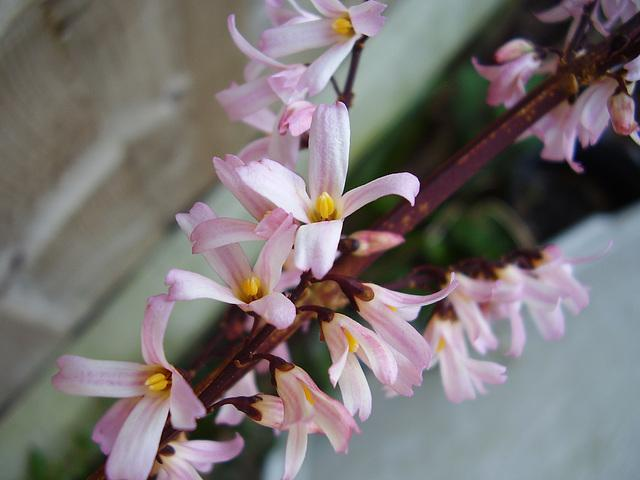
#> input picture python-code/opengl-learning/resources/images/f2.jpg, 640 x 480 px, found by its file name
$ jupyter execute '3.11图像半色调(Halftoning)处理.ipynb'   (shell and % lines are left out)   (older library calls are emulated)
#> lines starting #> are read from the running program, lines starting #| are printed output that depends on the picture; after the words box and inside, x2 and y2 are one past the last pixel; in counts of white or black regions, pixels touching at a corner belong together
# 图像半色调(Halftoning)

假设一幅灰度图像，那么我们知道它的每个像素都有一个对应的灰度值，通常这个灰度的取值范围是 0 ~ 255，即 8 bit 灰度级。而半色调技术的意思就是，如图中所示，将灰度级压缩，划分成 10 个灰度级，取值范围是 0 ~ 9。我们想将以前的图像的一个像素，用现在的一个 3 * 3的矩阵表示，它在原图像中的像素值是一个 0 ~ 255 的数， 在 0 ~ 255 内10等分，即像素灰度值除以25.6，则其像素值就会对应图中的某一种情况，那么就用那个矩阵来表示这个像素。比如灰度是 0， 那么那个像素就用图中 0 的情况的矩阵表示。

[cell 1]
#coding:utf-8
import numpy as np
import cv2
import matplotlib.pyplot as plt
import pandas as pd
from pandas import DataFrame
from scipy.misc import imread, imresize, imsave
from scipy.ndimage.interpolation import rotate
from scipy.ndimage import gaussian_filter

[cell 2]
src = cv2.cvtColor(cv2.imread('../datas/f2.jpg'),cv2.COLOR_BGR2RGB)
gray = cv2.cvtColor(src,cv2.COLOR_RGB2GRAY)

[cell 3]
# [7 lines of commented-out code are left out]

[cell 4]
# # 基于半色调计数的图像打印
# rows,cols = gray.shape
# #将256灰度级量化成10灰度级别
# qim = np.fix(np.float32(simple_gray) / 25.6)
# new_gray = gray.copy()

# # 调整图像大小
# r_scale = float(rows) / 272
# c_scale = float(cols) / 352

# scale = max(r_scale,c_scale)
# if scale > 1:
#     new_gray = cv2.resize(new_gray,(int(cols * 1.0 / scale),int(rows * 1.0 / scale)))
# cy,cx = new_gray.shape

# # 构造点模式，表示10个灰度级
# dot_mat = np.array([[[0,0,0],[0,0,0],[0,0,0]],
# [[0,255,0],[0,0,0],[0,0,0]],
# [[0,255,0],[0,0,0],[0,0,255]],
# [[255,255,0],[0,0,0],[0,0,255]],
# [[255,255,0],[0,0,0],[255,0,255]],
# [[255,255,255],[0,0,0,],[255,0,255]],
# [[255,255,255],[0,0,255,],[255,0,255]],
# [[255,255,255],[0,0,255],[255,255,255]],
# [[255,255,255],[255,0,255],[255,255,255]],
# [[255,255,255],[255,255,255],[255,255,255]]])

# dst = np.zeros((3 * cy,3*cx),np.float32)

# for i in range(1,cy):
#     for j in range(1,cx):
#         level = qim[i,j]

#         dst[int((i - 1) * 3 + 1):int(i * 3),int((j - 1) * 3):int(j * 3)] = dot_mat[:,:,level + 1]
# plt.imshow(dst)

[cell 5]
def crop_center(img, new_shape):
    """
    Crop an image equally on each size to create the new_shape
        Args:
            img (numpy array): 2D array to crop
            new_shape: desired shape of the return
        Returns:
            numpy array: array cropped according to shape
    """
    ul = ((img.shape[0]-new_shape[0])//2, (img.shape[1]-new_shape[1])//2)
    br = (ul[0]+new_shape[0], ul[1]+new_shape[1])
    return img[ul[0]:br[0], ul[1]:br[1]]

[cell 6]
def gauss_kernel(size, sigma=None, size_y=None, sigma_y=None):
    """
    Generates a 2D Gaussian kernel as a numpy array
        Args:
            size (int): 1/2 the width of the kernel; total width := 2*size+1
            sigma (float): spread of the gaussian in the width direction
            size_y (int): 1/2 the height of the kernel; defaults to size
            sigma_y (float): spread of the gaussian in the height direction; defaults to sigma
        Returns:
            numpy array: normalized 2D gaussian array
    """
    size = int(size)
    if not size_y:
        size_y = size
    else:
        size_y = int(size_y)
    if not sigma:
        sigma = 0.5 * size + .1
    if not sigma_y:
        sigma_y = sigma
    x, y = np.mgrid[-size:size+1, -size_y:size_y+1]
    g = np.exp(-0.5 * (x ** 2 / sigma ** 2 + y ** 2 / sigma_y ** 2))
    return g / g.sum()

[cell 7]
def resize(a, shape):
    """
    if array a is larger than shape, crop a; if a is smaller than shape, pad a with zeros
        Args:
            a (numpy array): 2D array to resize
            shape: desired shape of the return
        Returns:
            numpy array: array a resized according to shape
    """
    if a.shape[0] < shape[0]:
        a = np.pad(a, ((0, shape[0]-a.shape[0]), (0, 0)), mode="constant")
    if a.shape[1] < shape[1]:
        a = np.pad(a, ((0, 0), (0, shape[1]-a.shape[1])), mode="constant")
    if a.shape[0] > shape[0]:
        a = a[0:shape[0], :]
    if a.shape[1] > shape[1]:
        a = a[:, 0:shape[1]]
    return a

[cell 8]
def cmyk_to_rgb(cmyk):
    """
    Converts a cmyk image to a rgb representation
        Args:
            cmyk (numpy array): 0.0-1.0 r x c x 4 image
        Returns:
            numpy array: 0-255 r x c x 3 image
    """
    rgb = 255 * (1.0 - cmyk[:,:,0:3]) * (1 - np.stack([cmyk[:,:,3],cmyk[:,:,3],cmyk[:,:,3]], axis=2))
    return np.round(rgb).astype(np.uint8)

[cell 9]
def rgb_to_cmyk(rgb, percent_gray=100):
    """
    Converts an rgb image to a cmyk representation
        Args:
            rgb (numpy array): 0-255 r x c x 3 image
            percent_gray (int): 0-100 percent of K channel to replace in CMY
        Returns:
            numpy array: 0.0-1.0 r x c x 4 image
    """

    cmy = 1 - rgb / 255.0
    k = np.min(cmy, axis=2) * (percent_gray / 100.0)
    k[np.where(np.sum(rgb,axis=2)==0)] = 1.0  # anywhere there is no color, set the k chanel to max
    k_mat = np.stack([k,k,k], axis=2)

    with np.errstate(divide='ignore', invalid='ignore'):
        cmy = (cmy - k_mat) / (1.0 - k_mat)
        cmy[~np.isfinite(cmy)] = 0.0

    return np.dstack((cmy, k))

[cell 10]
def halftone(cmyk, size, angles, fill, sharpness):
    """
    Generates a halftone image from a cmyk image
        Args:
            cmyk (numpy array): 0.0-1.0 r x c x 4 image
            size (int): half size of the averaging kernel in pixels
            angles (list of float): 4 angles for the relative rotation of each channel
        Returns:
            numpy array: 0.0-1.0 r x c x 4 halftoned image
    """
    halftone_image = np.zeros(cmyk.shape)

    for i, (channel, angle) in enumerate(zip(np.rollaxis(cmyk, 2), angles)):

        # total width of the kernel
        s = 2 * size + 1

        # rotate the image to eliminate overlap between the channels
        rotated = rotate(channel, angle, reshape=True, prefilter=False, order=1)

        # apply a gaussian filter to average over a the region of the kernel
        averaged = gaussian_filter(rotated, size)

        # find the central value of the filtered image; this is the average intensity in the region
        halftone_weights = averaged[size::s, size::s]

        # tile the weight image with the average intensity value
        halftone_weights = np.repeat(np.repeat(halftone_weights, s, 0), s, 1)
        halftone_weights = resize(halftone_weights, rotated.shape)

        # TODO: consider using sigma to scale with magnitude
        # create a 2D gaussian kernel that will be the "dot"; normalize it to be 1.0 in the center
        kernel = gauss_kernel(size, sigma=fill*size)

        # Apply the sharpness multiplier and clip the kernel to 1.0
        kernel *= sharpness / np.max(kernel)
        kernel = np.clip(kernel, 0.0, 1.0)

        # tile the kernel across the image
        num_kernels = np.array(rotated.shape) // s + 1
        tiled_kernel = np.tile(kernel, num_kernels)
        tiled_kernel = resize(tiled_kernel, rotated.shape)

        # multiply the kernel image with the weights to generate the halftone image
        halftone = tiled_kernel * halftone_weights

        # rotate the image back to zero
        halftone = rotate(halftone, -angle, prefilter=False, order=1)

        # crop the image to the original size
        halftone = crop_center(halftone, channel.shape)

        # add this chanel to the full cmyk image
        halftone_image[:,:,i] = halftone

#        Image.fromarray(halftone*255).show()

#    Image.fromarray(cmyk_to_rgb(halftone_image)).show()

    return halftone_image

[cell 11]
CMYK = rgb_to_cmyk(src, 100)
#> in rgb_to_cmyk, `cmy = (cmy - k_mat) / (1.0 - k_mat)`:
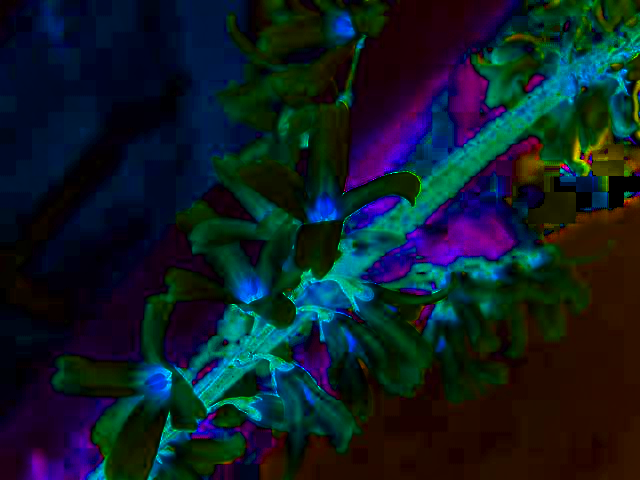
#> cmy: shape (480, 640, 3) float64; mean R, G, B 0.06, 0.117, 0.148
#> in rgb_to_cmyk, `return np.dstack((cmy, k))`:
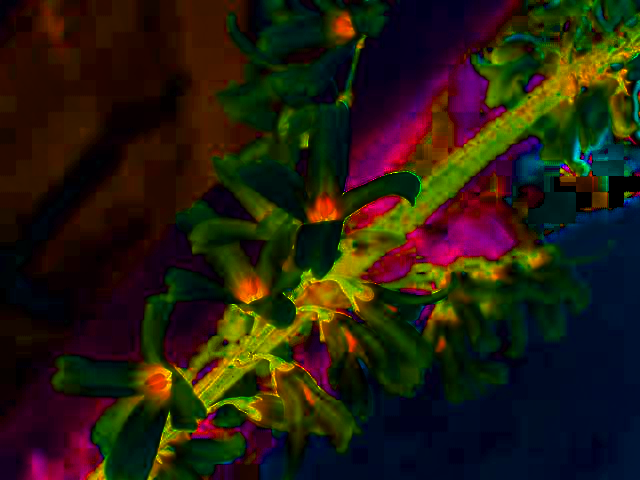
#> returned value: shape (480, 640, 4) float64; mean of channels 0, 1, 2, 3 0.06, 0.117, 0.148, 0.499; drawn as B, G, R

[cell 12]
CMYK = halftone(CMYK, 3, [15, 75, 0, 45], 0.5, 1.0)
#> the loop in halftone, `for i, (channel, angle) in enumerate(zip(np.rollaxis(cmyk, 2), angles)):` made 4 passes
#> (angle, num_kernels) on passes 1 to 4: (15, [90, 107]), (75, [107, 90]), (0, [69, 92]), (45, [114, 114])
#> pass 1, in halftone, `rotated = rotate(channel, angle, reshape=True, prefilter=False, order=1)`:
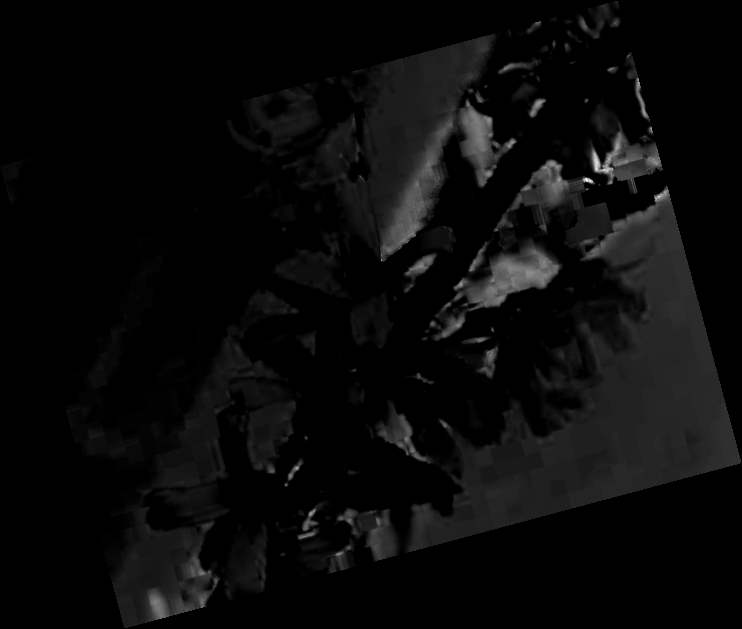
#> rotated: shape (629, 742) float64; min 0, max 1, mean 0.0393
#> after the loop in halftone, `for i, (channel, angle) in enumerate(zip(np.rollaxis(cmyk, 2), angles)):`:
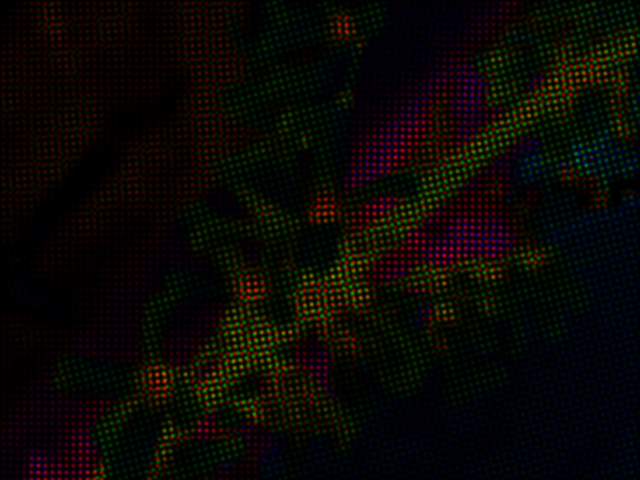
#> halftone_image: shape (480, 640, 4) float64; mean of channels 0, 1, 2, 3 0.0164, 0.0324, 0.0411, 0.137; drawn as B, G, R
#> after the loop in halftone, `for i, (channel, angle) in enumerate(zip(np.rollaxis(cmyk, 2), angles)):`:
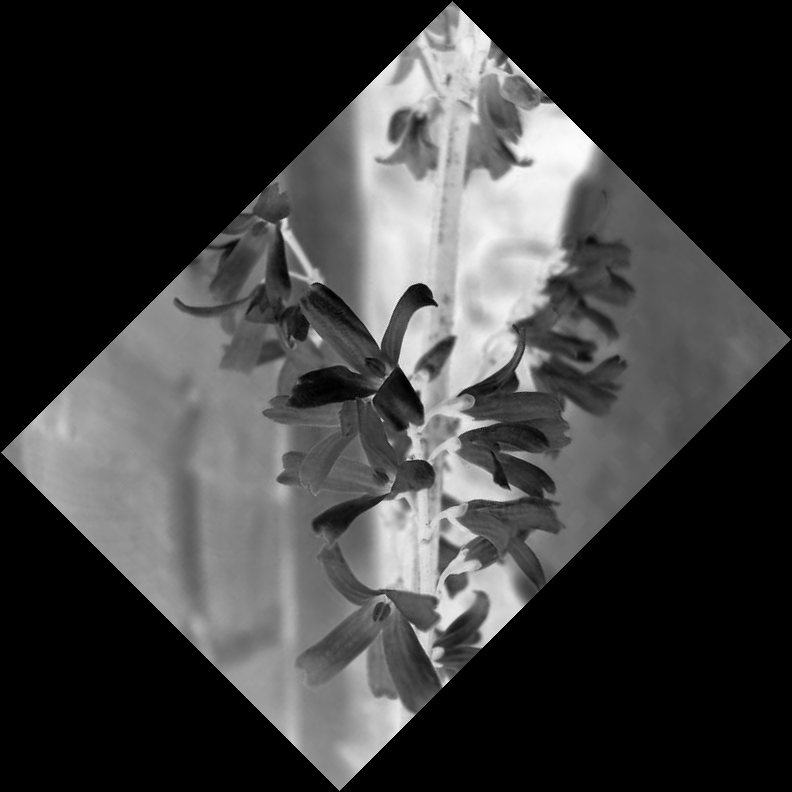
#> rotated: shape (792, 792) float64; min 0, max 0.988, mean 0.243

[cell 13]
plt.imshow(CMYK)

[cell 14]
import PIL.Image as Image
import PIL.ImageDraw as ImageDraw
import PIL.ImageStat as ImageStat
import os

[cell 15]
class Halftone(object):

    def __init__(self, path):
        """
        path is the path to the image we want to halftone.
        """
        self.path = path

    def make(self, sample=10, scale=1, percentage=0, filename_addition='_halftoned', angles=[0,15,30,45], style='color', antialias=False):
        """
        Leave filename_addition empty to save the image in place.
        Arguments:
            sample: Sample box size from original image, in pixels.
            scale: Max output dot diameter is sample * scale (which is also the
                number of possible dot sizes)
            percentage: How much of the gray component to remove from the CMY
                channels and put in the K channel.
            filename_addition: What to add to the filename (before the extension).
            angles: A list of 4 angles that each screen channel should be rotated by.
            style: 'color' or 'grayscale'.
            antialias: boolean.
        """
        f, e = os.path.splitext(self.path)

        outfile = "%s%s%s" % (f, filename_addition, e)

        try:
            im = Image.open(self.path)
        except IOError:
            raise

        if style == 'grayscale':
            angles = angles[:1]
            gray_im = im.convert('L')
            dots = self.halftone(im, gray_im, sample, scale, angles, antialias)
            new = dots[0]

        else:
            cmyk = self.gcr(im, percentage)
            dots = self.halftone(im, cmyk, sample, scale, angles, antialias)
            new = Image.merge('CMYK', dots)

        new.save(outfile)
        return new,outfile

    def gcr(self, im, percentage):
        """
        Basic "Gray Component Replacement" function. Returns a CMYK image with
        percentage gray component removed from the CMY channels and put in the
        K channel, ie. for percentage=100, (41, 100, 255, 0) >> (0, 59, 214, 41)
        """
        cmyk_im = im.convert('CMYK')
        if not percentage:
            return cmyk_im
        cmyk_im = cmyk_im.split()
        cmyk = []
        for i in range(4):
            cmyk.append(cmyk_im[i].load())
        for x in range(im.size[0]):
            for y in range(im.size[1]):
                gray = min(cmyk[0][x,y], cmyk[1][x,y], cmyk[2][x,y]) * percentage / 100
                for i in range(3):
                    cmyk[i][x,y] = cmyk[i][x,y] - gray
                cmyk[3][x,y] = gray
        return Image.merge('CMYK', cmyk_im)

    def halftone(self, im, cmyk, sample, scale, angles, antialias):
        """
        Returns list of half-tone images for cmyk image. sample (pixels),
        determines the sample box size from the original image. The maximum
        output dot diameter is given by sample * scale (which is also the number
        of possible dot sizes). So sample=1 will presevere the original image
        resolution, but scale must be >1 to allow variation in dot size.
        """

        # If we're antialiasing, we'll multiply the size of the image by this
        # scale while drawing, and then scale it back down again afterwards.
        # Because drawing isn't aliased, so drawing big and scaling back down
        # is the only way to get antialiasing from PIL/Pillow.
        antialias_scale = 4

        if antialias is True:
            scale = scale * antialias_scale

        cmyk = cmyk.split()
        dots = []

        for channel, angle in zip(cmyk, angles):
            channel = channel.rotate(angle, expand=1)
            size = channel.size[0] * scale, channel.size[1] * scale
            half_tone = Image.new('L', size)
            draw = ImageDraw.Draw(half_tone)

            # Cycle through one sample point at a time, drawing a circle for
            # each one:
            for x in range(0, channel.size[0], sample):
                for y in range(0, channel.size[1], sample):

                    # Area we sample to get the level:
                    box = channel.crop((x, y, x + sample, y + sample))

                    # The average level for that box (0-255):
                    mean = ImageStat.Stat(box).mean[0]

                    # The diameter of the circle to draw based on the mean (0-1):
                    diameter = (mean / 255) ** 0.5

                    # Size of the box we'll draw the circle in:
                    box_size = sample * scale

                    # Diameter of circle we'll draw:
                    # If sample=10 and scale=1 then this is (0-10)
                    draw_diameter = diameter * box_size

                    # Position of top-left of box we'll draw the circle in:
                    # x_pos, y_pos = (x * scale), (y * scale)
                    box_x, box_y = (x * scale), (y * scale)

                    # Positioned of top-left and bottom-right of circle:
                    # A maximum-sized circle will have its edges at the edges
                    # of the draw box.
                    x1 = box_x + ((box_size - draw_diameter) / 2)
                    y1 = box_y + ((box_size - draw_diameter) / 2)
                    x2 = x1 + draw_diameter
                    y2 = y1 + draw_diameter

                    draw.ellipse([(x1, y1), (x2, y2)], fill=255)

            half_tone = half_tone.rotate(-angle, expand=1)
            width_half, height_half = half_tone.size

            # Top-left and bottom-right of the image to crop to:
            xx1 = (width_half - im.size[0] * scale) / 2
            yy1 = (height_half - im.size[1] * scale) / 2
            xx2 = xx1 + im.size[0] * scale
            yy2 = yy1 + im.size[1] * scale

            half_tone = half_tone.crop((xx1, yy1, xx2, yy2))

            if antialias is True:
                # Scale it back down to antialias the image.
                w = (xx2 - xx1) / antialias_scale
                h = (yy2 - yy1) / antialias_scale
                half_tone = half_tone.resize((w, h), resample=Image.LANCZOS)

            dots.append(half_tone)
        return dots

[cell 16]
h = Halftone('../datas/f3.jpg')

[cell 17]
dst,outfile = h.make()
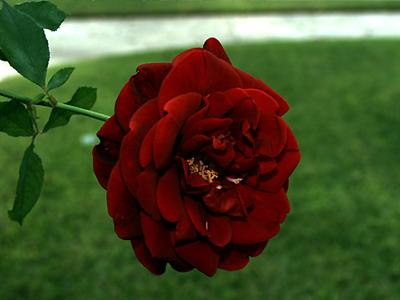
#> input picture datas/f3.jpg, 400 x 300 px
#> in make, im is the input picture: PIL image 400x300 RGB; mean R, G, B 72.4, 78.6, 41.2
#> the loop in halftone, `for channel, angle in zip(cmyk, angles):` made 4 passes
#> (angle, size, width_half, height_half, xx1, yy1, xx2, yy2) on passes 2 to 4: (15, (466, 394), 554, 502, 77, 101, 477, 401), (30, (498, 460), 662, 648, 131, 174, 531, 474), (45, (496, 496), 702, 702, 151, 201, 551, 501)
#> (angle, width_half, height_half, xx1, yy1, xx2, yy2) on pass 1: (0, 400, 300, 0, 0, 400, 300)
#> pass 1, in halftone, `channel = channel.rotate(angle, expand=1)`:
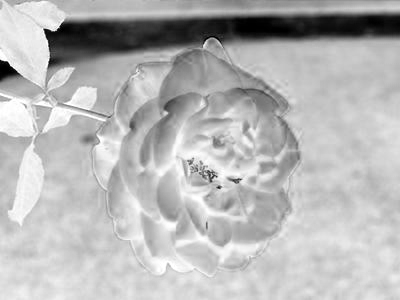
#> channel: PIL image 400x300 L; min 0, max 255, mean 182.6
#> pass 1, in halftone, `half_tone = half_tone.rotate(-angle, expand=1)`:
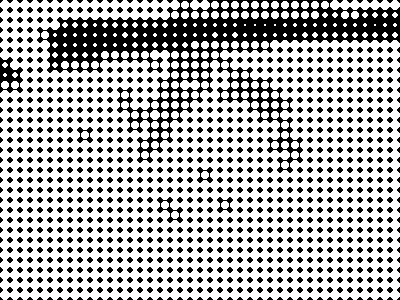
#> half_tone: PIL image 400x300 L; 68.8% white; 946 black regions (117 under 20 px), largest, box (x1, y1, x2, y2) and area: (37, 0, 400, 173) 15312, (0, 57, 23, 93) 432, (157, 197, 183, 223) 216
#> pass 2, in halftone, `channel = channel.rotate(angle, expand=1)`:
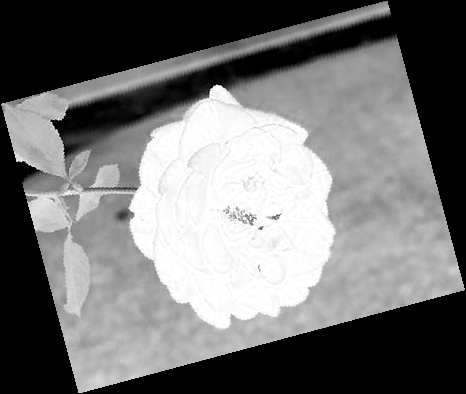
#> channel: PIL image 466x394 L; min 0, max 255, mean 115.3
#> after the loop in halftone, `for channel, angle in zip(cmyk, angles):`: dots = 4 items
#> in make, `new = Image.merge('CMYK', dots)`:
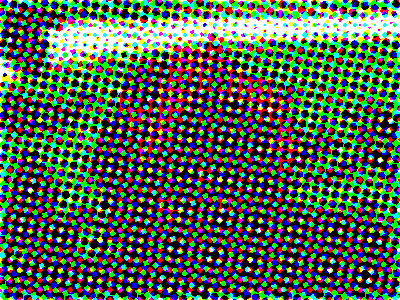
#> new: PIL image 400x300 CMYK; mean R, G, B 79.6, 95.6, 76.7
#> outfile = '../datas/f3_halftoned.jpg'

[cell 18]
print(outfile)
#| ../datas/f3_halftoned.jpg

[cell 19]
dst = cv2.imread(outfile)

[cell 20]
plt.imshow(cv2.cvtColor(dst,cv2.COLOR_BGR2RGB))
